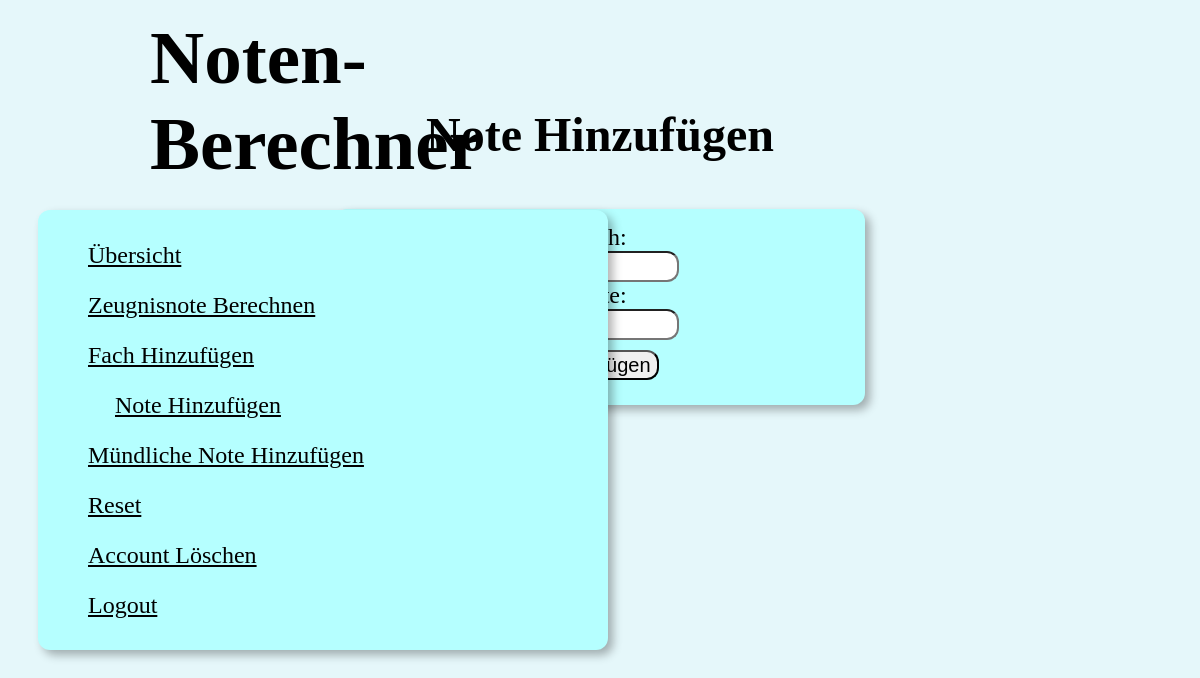
The app's page /note_hinzufügen (signed in), older data.
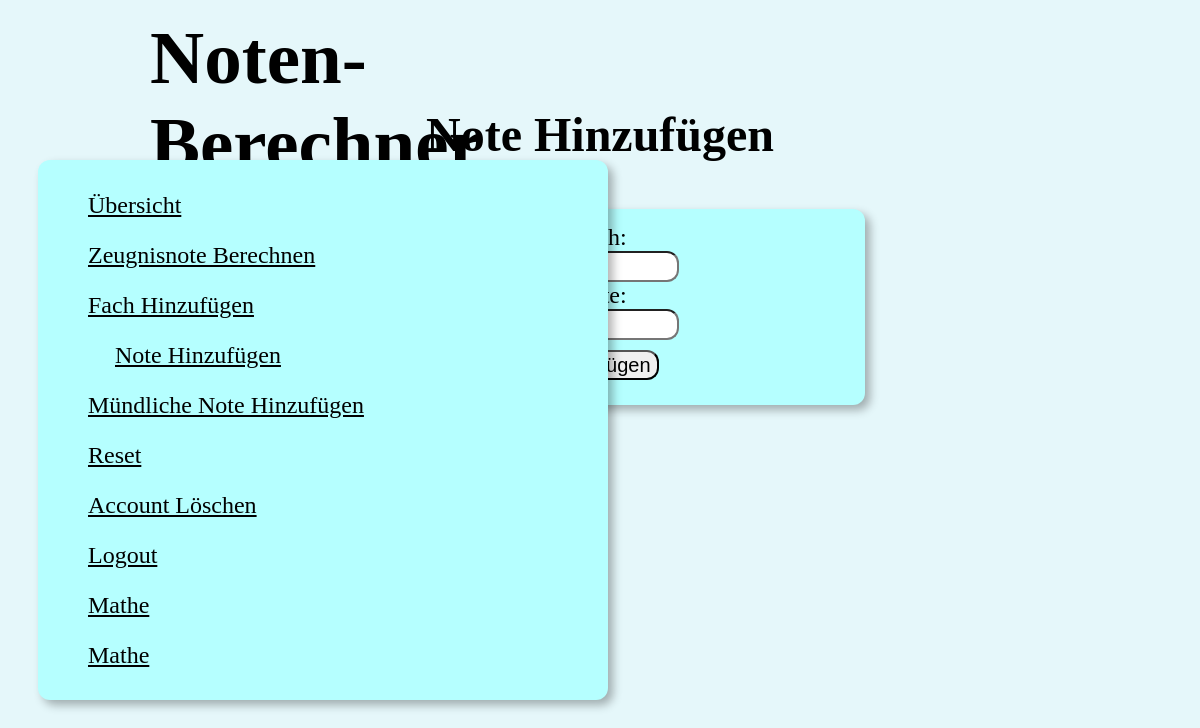
The same page, newer data.
### main.py (models this page shows)
class Fach(db.Model):
    id = db.Column(db.Integer, primary_key=True)
    name = db.Column(db.String(80), nullable=False)
    noten = db.relationship('Note', backref = 'fach', lazy = 'dynamic')
    muendliche_noten = db.relationship('Muendliche_Note', backref = 'fach', lazy = 'dynamic')
    user_id = db.Column(db.Integer, db.ForeignKey('user.id'), nullable=False)

### main.py (the view, shortened to what this page needs)
@app.route('/note_hinzufügen', methods=['POST', 'GET'])
def noten_hinzufügen():
    subjects = Fach.query.filter_by(user_id=current_id).all()
    return render_template('note_hinzufügen.html', note_hinzufügen=True, subjects=subjects)

### main.py (called while the page is built)
@login_manager.user_loader
def loader_user(user_id):
    return User.query.get(user_id)

### templates/note_hinzufügen.html (shortened to what this page needs)
{% extends "base.html" %}
{% block title %}Note Hinzufügen{% endblock %}
{% block subject_links %}{{ super() }}{% endblock %}
{% block content %}
<div class="content">
    <form method="post">
        <label for="subject">Fach:</label><br>
        <input class="input" type="text" id="subject" name="subject" required><br>
        <label for="grade">Note:</label><br>
        <input class="input" type="number" id="grade" name="grade" min="1" max="6" step="0.25" required><br>
    </form>
</div>
{% endblock %}

### templates/base.html (shortened to what this page needs)
<!DOCTYPE html>
<html lang="de">
<head>
    <link rel="stylesheet" href="{{ url_for('static', filename='style.css') }}">
</head>
<body>
    <h1 class="ultimate-heading">Noten-Berechner</h1>
    <h1 class="heading">{% block title %}{% endblock %}</h1>
    <div class="links-div">
        <a class="link {{ signedin }}" href="/signedin">Übersicht</a><br>
        <a class="link {{ zeugnisnote }}" href="/zeugnisnote">Zeugnisnote Berechnen</a><br>
        <a class="link {{ fach_hinzufügen }}" href="/fach_hinzufügen">Fach Hinzufügen</a><br>
        <a class="link {{ note_hinzufügen }}" href="/note_hinzufügen">Note Hinzufügen</a><br>
        <a class="link {{ muendliche_note_hinzufügen }}" href="/muendliche_note_hinzufügen">Mündliche Note Hinzufügen</a><br>
        <a class="link {{ reset }}" href="/reset">Reset</a><br>
        <a class="link {{ delete }}" href="/delete">Account Löschen</a><br>
        <a class="link {{ logout }}" href="/logout">Logout</a><br>
        {% block subject_links %}
        {% for subject2 in subjects %}
        {% if subject2 != subject %}
        <a class="link" href="/fach_uebersicht/{{ subject2.name }}">{{ subject2.name }}</a><br>
        {% else %}
        <a class="link active" href="/fach_uebersicht/{{ subject2.name }}">{{ subject2.name }}</a><br>
        {% endif %}
        {% endfor %}
        {% endblock %}
    </div>
    {% block content %}
    {% endblock %}
</body>
</html>

Row changes from the older to the newer data that the page shows:
added Fach: name "Mathe"
added Fach: name "Mathe"
